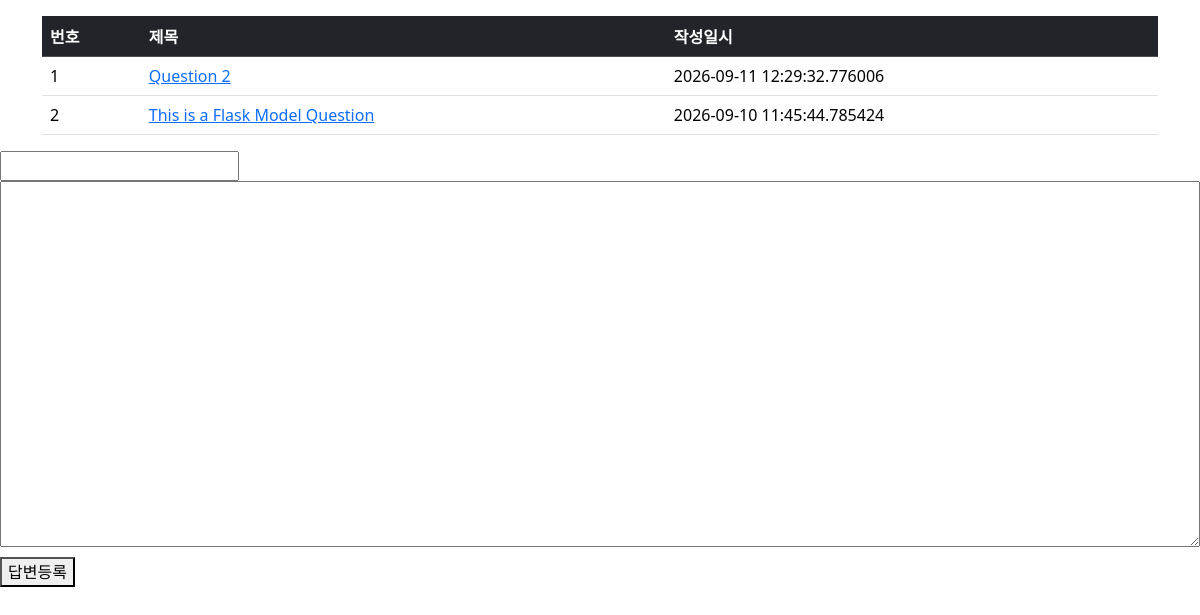
The page /question/list on the database its author committed.
### pybo/models.py (models this page shows)
class Question(db.Model):
    id = db.Column(db.Integer, primary_key=True)
    subject = db.Column(db.String(200), nullable=False)
    content = db.Column(db.Text, nullable=False)
    create_date = db.Column(db.DateTime, nullable=False)

### pybo/views/question_views.py (the view)
@bp.route('/list')
def _list():
    question_list = Question.query.order_by(Question.create_date.desc()).all()
    return render_template('question/question_list.html', question_list=question_list)

### pybo/templates/question/question_list.html (shortened to what this page needs)
<link rel="stylesheet" href="{{ url_for('static', filename='style.css') }}">
<link href="https://cdn.jsdelivr.net/npm/bootstrap@5.3.8/dist/css/bootstrap.min.css" rel="stylesheet">
<div class="container my-3">
    <table class="table table-hover">
        <thead>
            <tr class="table-dark">
                <th>번호</th>
                <th>제목</th>
                <th>작성일시</th>
            </tr>
        </thead>
        <tbody>
            {% if question_list %}
                {% for question in question_list %}
                    <tr>
                        <td>{{ loop.index }}</td>
                        <td><a href="{{ url_for('question.detail', question_id = question.id) }}">{{question.subject}}</a></td>
                        <td>{{ question.create_date }}</td>
                    </tr>
                {% endfor %}
            {% else %}
                <tr>
                    <td colspan="3">질문이 없습니다.</td>
                </tr>
            {% endif %}
        </tbody>
    </table>
</div>
<form action="{{ url_for('question.create') }}" method="post">
    <input type="text" name="subject" id="subject" required></input>
    <textarea name="content" id="content" rows="15" required></textarea>
    <button type="submit">답변등록</button>
</form>

### pybo/static/style.css (style rules this page uses)
textarea { width: 100%; }
button[type=submit] { margin-top: 10px; }

### rows shown on the page
Question: subject "Question 2", create_date "2026-09-11 12:29:32.776006"
Question: subject "This is a Flask Model Question", create_date "2026-09-10 11:45:44.785424"
